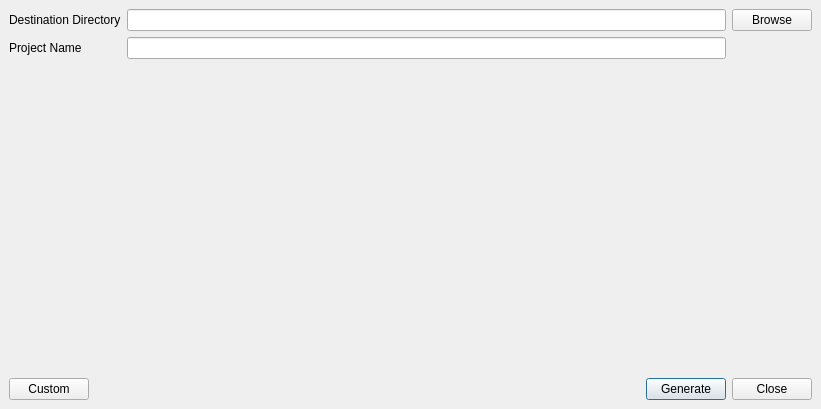
<?xml version="1.0" encoding="UTF-8"?>
<ui version="4.0">
 <class>MainWindow</class>
 <widget class="QMainWindow" name="MainWindow">
  <property name="geometry">
   <rect>
    <x>0</x>
    <y>0</y>
    <width>821</width>
    <height>409</height>
   </rect>
  </property>
  <property name="windowTitle">
   <string>MainWindow</string>
  </property>
  <widget class="QWidget" name="centralwidget">
   <layout class="QVBoxLayout" name="verticalLayout">
    <item>
     <layout class="QGridLayout" name="gridLayout">
      <item row="0" column="0">
       <widget class="QLabel" name="label">
        <property name="text">
         <string>Destination Directory</string>
        </property>
       </widget>
      </item>
      <item row="0" column="1">
       <widget class="QLineEdit" name="lineEdit_destination_dir"/>
      </item>
      <item row="0" column="2">
       <widget class="QPushButton" name="pushButton_browse_destination">
        <property name="text">
         <string>Browse</string>
        </property>
       </widget>
      </item>
      <item row="1" column="0">
       <widget class="QLabel" name="label_2">
        <property name="text">
         <string>Project Name</string>
        </property>
       </widget>
      </item>
      <item row="1" column="1">
       <widget class="QLineEdit" name="lineEdit_project_name"/>
      </item>
     </layout>
    </item>
    <item>
     <spacer name="verticalSpacer">
      <property name="orientation">
       <enum>Qt::Vertical</enum>
      </property>
      <property name="sizeHint" stdset="0">
       <size>
        <width>20</width>
        <height>40</height>
       </size>
      </property>
     </spacer>
    </item>
    <item>
     <layout class="QHBoxLayout" name="horizontalLayout_2">
      <item>
       <widget class="QPushButton" name="pushButton_custom">
        <property name="text">
         <string>Custom</string>
        </property>
       </widget>
      </item>
      <item>
       <spacer name="horizontalSpacer">
        <property name="orientation">
         <enum>Qt::Horizontal</enum>
        </property>
        <property name="sizeHint" stdset="0">
         <size>
          <width>40</width>
          <height>20</height>
         </size>
        </property>
       </spacer>
      </item>
      <item>
       <widget class="QPushButton" name="pushButton_generate">
        <property name="text">
         <string>Generate</string>
        </property>
        <property name="default">
         <bool>true</bool>
        </property>
       </widget>
      </item>
      <item>
       <widget class="QPushButton" name="pushButton_close">
        <property name="text">
         <string>Close</string>
        </property>
       </widget>
      </item>
     </layout>
    </item>
   </layout>
  </widget>
 </widget>
 <tabstops>
  <tabstop>lineEdit_destination_dir</tabstop>
  <tabstop>pushButton_browse_destination</tabstop>
  <tabstop>lineEdit_project_name</tabstop>
  <tabstop>pushButton_generate</tabstop>
  <tabstop>pushButton_close</tabstop>
 </tabstops>
 <resources/>
 <connections/>
</ui>
